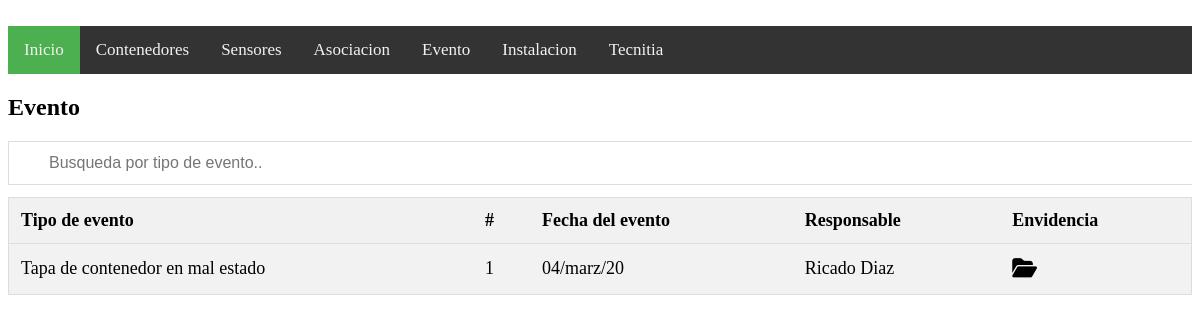
Page /even.php on the committed database.
### tables this page shows
CREATE TABLE `evento` (
  `nregistro` int(10) NOT NULL,
  `tipoeven` varchar(300) NOT NULL,
  `feceven` varchar(300) NOT NULL,
  `respon` varchar(300) NOT NULL,
  `eviden` varchar(300) NOT NULL
);

### even.php (the view, shortened to what this page needs)
<?php
include("cn.php");
$sensores = "SELECT * FROM evento";
?>
<!DOCTYPE html>
<html>
<link rel="stylesheet" href="estilos.css">
<link rel="stylesheet" href="style.css">
<head>
</head>
<body>
<center>
</center>
<div class="topnav" id="myTopnav">
  <a href="inicio.php" class="active">Inicio</a>
  <a href="cont.php">Contenedores</a>
  <a href="sens.php">Sensores</a>
  <a href="asoc.php">Asociacion</a>
  <a href="even.php">Evento</a>
  <a href="inv.php">Instalacion</a>
  <a href="tec.php">Tecnitia</a>
</div>
<h2>Evento</h2>
<div style="overflow-x:auto;">
<input type="text" id="myInput" onkeyup="myFunction()" placeholder="Busqueda por tipo de evento..">
<table id="myTable">
  <tr class="header">
      <th>Tipo de evento</th>
      <th>#</th>
      <th>Fecha del evento</th>
      <th>Responsable</th>
      <th>Envidencia</th>
    </tr>
    <?php
    $resultado = mysqli_query($conexion, $sensores);
    while($row = mysqli_fetch_assoc($resultado)){
    ?>
    <tr>
      <td><?php echo $row ["tipoeven"]?></td>
      <td><?php echo $row ["nregistro"]?></td>
      <td><?php echo $row ["feceven"]?></td>
      <td><?php echo $row ["respon"]?></td>
      <td><a href="https://office.live.com/start/OneDrive.aspx?ui=es%2DES&rs=HN"><i class="fas fa-folder-open"></i></a></td>
      <?php } ?>
    </tr>
</table>
</div>
</body>
</html>

### estilos.css (style rules this page uses)
html { background: url("img/work-2.jpg"); background-size: cover; }
.topnav { background-color: #333; overflow: hidden; }
.topnav a { float: left; display: block; color: #f2f2f2; text-align: center; padding: 14px 16px; text-decoration: none; font-size: 17px; }
.active { background-color: #4CAF50; color: white; }
#myInput { background-image: url('/css/searchicon.png'); background-position: 10px 12px; background-repeat: no-repeat; width: 100%; font-size: 16px; padding: 12px 20px 12px 40px; border: 1px solid #ddd; margin-bottom: 12px; }
#myTable { border-collapse: collapse; width: 100%; border: 1px solid #ddd; font-size: 18px; }
#myTable th, #myTable td { text-align: left; padding: 12px; }
#myTable tr { border-bottom: 1px solid #ddd; }
#myTable tr.header, #myTable tr:hover { background-color: #f1f1f1; }
a { text-decoration: none; font-size: 22px; color: black; }

### even.php (style rules this page uses)
table { border-collapse: collapse; border-spacing: 0; width: 100%; border: 1px solid #ddd; }
th, td { text-align: left; padding: 8px; }
tr:nth-child(even) { background-color: #f2f2f2 }

### rows in the picture
evento: tipoeven "Tapa de contenedor en mal estado", nregistro "1", feceven "04/marz/20", respon "Ricado Diaz"
